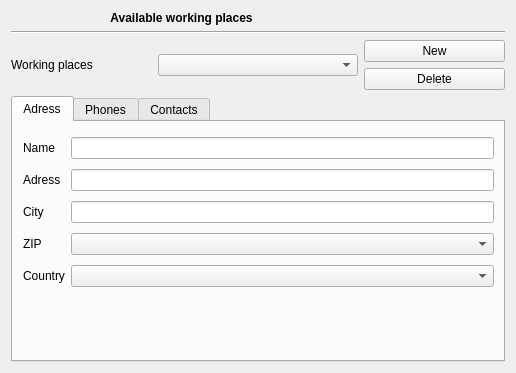
<?xml version="1.0" encoding="UTF-8"?>
<ui version="4.0">
 <class>Account::Internal::SitesWidget</class>
 <widget class="QWidget" name="Account::Internal::SitesWidget">
  <property name="geometry">
   <rect>
    <x>0</x>
    <y>0</y>
    <width>516</width>
    <height>373</height>
   </rect>
  </property>
  <property name="windowTitle">
   <string>Form</string>
  </property>
  <layout class="QGridLayout" name="gridLayout_4">
   <item row="0" column="0">
    <widget class="QLabel" name="label">
     <property name="font">
      <font>
       <weight>75</weight>
       <bold>true</bold>
      </font>
     </property>
     <property name="text">
      <string>                              Available working places</string>
     </property>
    </widget>
   </item>
   <item row="1" column="0">
    <widget class="Line" name="line">
     <property name="orientation">
      <enum>Qt::Horizontal</enum>
     </property>
    </widget>
   </item>
   <item row="2" column="0">
    <layout class="QGridLayout" name="gridLayout">
     <item row="0" column="0">
      <widget class="QLabel" name="label_2">
       <property name="text">
        <string>Working places</string>
       </property>
      </widget>
     </item>
     <item row="0" column="1">
      <widget class="QComboBox" name="wpComboBox">
       <property name="minimumSize">
        <size>
         <width>200</width>
         <height>0</height>
        </size>
       </property>
      </widget>
     </item>
     <item row="0" column="2">
      <layout class="QVBoxLayout" name="verticalLayout">
       <item>
        <widget class="QPushButton" name="addButton">
         <property name="text">
          <string>New</string>
         </property>
        </widget>
       </item>
       <item>
        <widget class="QPushButton" name="deleteButton">
         <property name="text">
          <string>Delete</string>
         </property>
        </widget>
       </item>
      </layout>
     </item>
    </layout>
   </item>
   <item row="3" column="0">
    <widget class="QTabWidget" name="tabWidget">
     <property name="currentIndex">
      <number>0</number>
     </property>
     <widget class="QWidget" name="tabAdress">
      <attribute name="title">
       <string>Adress</string>
      </attribute>
      <widget class="QWidget" name="layoutWidget">
       <property name="geometry">
        <rect>
         <x>10</x>
         <y>11</y>
         <width>471</width>
         <height>161</height>
        </rect>
       </property>
       <layout class="QGridLayout" name="gridLayout_2">
        <item row="0" column="0">
         <widget class="QLabel" name="nameLabel">
          <property name="text">
           <string>Name</string>
          </property>
          <property name="buddy">
           <cstring>nameEdit</cstring>
          </property>
         </widget>
        </item>
        <item row="0" column="1">
         <widget class="QLineEdit" name="nameEdit">
          <property name="minimumSize">
           <size>
            <width>370</width>
            <height>0</height>
           </size>
          </property>
         </widget>
        </item>
        <item row="1" column="0">
         <widget class="QLabel" name="adressLabel">
          <property name="text">
           <string>Adress</string>
          </property>
          <property name="buddy">
           <cstring>adressEdit</cstring>
          </property>
         </widget>
        </item>
        <item row="1" column="1">
         <widget class="QLineEdit" name="adressEdit"/>
        </item>
        <item row="2" column="0">
         <widget class="QLabel" name="cityLabel">
          <property name="text">
           <string>City</string>
          </property>
          <property name="buddy">
           <cstring>cityEdit</cstring>
          </property>
         </widget>
        </item>
        <item row="2" column="1">
         <widget class="QLineEdit" name="cityEdit"/>
        </item>
        <item row="3" column="0">
         <widget class="QLabel" name="zipLabel">
          <property name="text">
           <string>ZIP</string>
          </property>
          <property name="buddy">
           <cstring>zipComboBox</cstring>
          </property>
         </widget>
        </item>
        <item row="3" column="1">
         <widget class="QComboBox" name="zipComboBox"/>
        </item>
        <item row="4" column="0">
         <widget class="QLabel" name="countryLabel">
          <property name="text">
           <string>Country</string>
          </property>
          <property name="buddy">
           <cstring>countryComboBox</cstring>
          </property>
         </widget>
        </item>
        <item row="4" column="1">
         <widget class="QComboBox" name="countryComboBox"/>
        </item>
       </layout>
      </widget>
     </widget>
     <widget class="QWidget" name="tabPhones">
      <attribute name="title">
       <string>Phones</string>
      </attribute>
      <widget class="QWidget" name="layoutWidget">
       <property name="geometry">
        <rect>
         <x>10</x>
         <y>21</y>
         <width>461</width>
         <height>141</height>
        </rect>
       </property>
       <layout class="QGridLayout" name="gridLayout_3">
        <item row="0" column="0">
         <widget class="QLabel" name="phoneLabel">
          <property name="text">
           <string>Phone</string>
          </property>
          <property name="wordWrap">
           <bool>true</bool>
          </property>
          <property name="buddy">
           <cstring>phoneEdit</cstring>
          </property>
         </widget>
        </item>
        <item row="0" column="1">
         <widget class="QLineEdit" name="phoneEdit">
          <property name="minimumSize">
           <size>
            <width>371</width>
            <height>0</height>
           </size>
          </property>
         </widget>
        </item>
        <item row="1" column="0">
         <widget class="QLabel" name="faxLabel">
          <property name="text">
           <string>Fax</string>
          </property>
          <property name="wordWrap">
           <bool>true</bool>
          </property>
          <property name="buddy">
           <cstring>faxEdit</cstring>
          </property>
         </widget>
        </item>
        <item row="1" column="1">
         <widget class="QLineEdit" name="faxEdit"/>
        </item>
        <item row="2" column="0">
         <widget class="QLabel" name="mailLabel">
          <property name="text">
           <string>Mail</string>
          </property>
          <property name="wordWrap">
           <bool>true</bool>
          </property>
          <property name="buddy">
           <cstring>mailEdit</cstring>
          </property>
         </widget>
        </item>
        <item row="2" column="1">
         <widget class="QLineEdit" name="mailEdit"/>
        </item>
       </layout>
      </widget>
     </widget>
     <widget class="QWidget" name="tabContacts">
      <attribute name="title">
       <string>Contacts</string>
      </attribute>
      <widget class="QWidget" name="layoutWidget">
       <property name="geometry">
        <rect>
         <x>28</x>
         <y>40</y>
         <width>429</width>
         <height>71</height>
        </rect>
       </property>
       <layout class="QHBoxLayout" name="horizontalLayout">
        <item>
         <widget class="QLabel" name="contactLabel">
          <property name="text">
           <string>Contact</string>
          </property>
          <property name="wordWrap">
           <bool>true</bool>
          </property>
         </widget>
        </item>
        <item>
         <widget class="QLineEdit" name="contactEdit">
          <property name="minimumSize">
           <size>
            <width>371</width>
            <height>45</height>
           </size>
          </property>
         </widget>
        </item>
       </layout>
      </widget>
     </widget>
    </widget>
   </item>
  </layout>
 </widget>
 <resources/>
 <connections/>
</ui>
